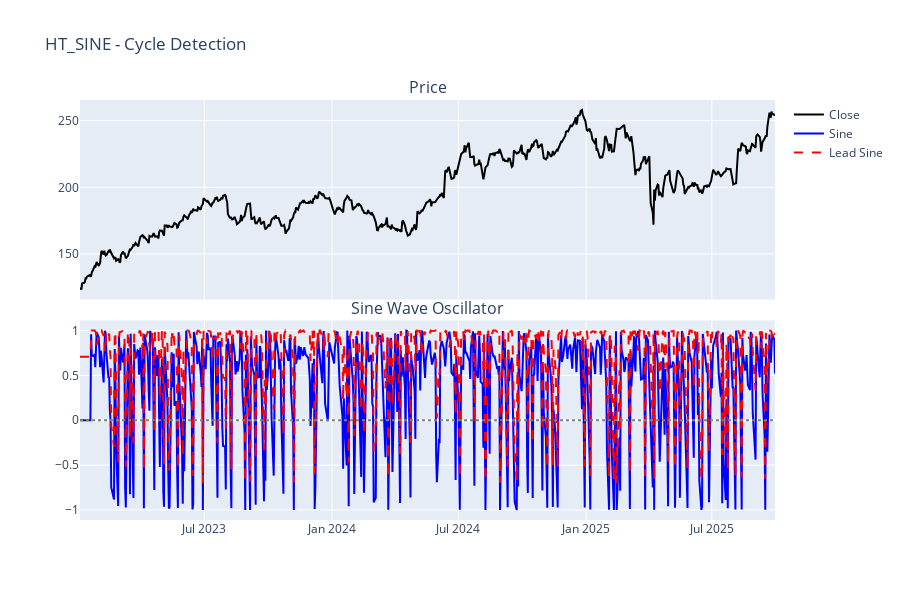

Notebook source saved alongside this figure:
### Markdown cell above
## 1. HT_SINE - Hilbert Transform Sine Wave

Detects market cycles using sine wave oscillator. Crossovers between sine and leadsine signal cycle reversals.

### Code cell
sine, leadsine = calculate_ht_sine(df)
df['sine'] = sine
df['leadsine'] = leadsine

fig = make_subplots(rows=2, cols=1, shared_xaxes=True, vertical_spacing=0.05,
                    subplot_titles=('Price', 'Sine Wave Oscillator'))

fig.add_trace(go.Scatter(x=df['date'], y=df['close'], name='Close', line=dict(color='black')), row=1, col=1)

fig.add_trace(go.Scatter(x=df['date'], y=df['sine'], name='Sine', line=dict(color='blue')), row=2, col=1)
fig.add_trace(go.Scatter(x=df['date'], y=df['leadsine'], name='Lead Sine', 
                        line=dict(color='red', dash='dash')), row=2, col=1)
fig.add_hline(y=0, line_dash="dot", line_color="gray", row=2, col=1)

fig.update_layout(height=600, title_text="HT_SINE - Cycle Detection")
fig.show()

print("Sine wave detects market cycles.")
print("Crossovers between sine and leadsine can signal reversals.")

### Figure 1 — Plotly figure (JSON) as saved in the notebook; plotly's stock layout.template omitted (floating-point values rounded to 4 significant figures; data arrays with more than 128 entries replaced by an {"elided": "..."} marker saying what was removed)
{"data": [{"line": {"color": "black"}, "name": "Close", "type": "scatter", "x": {"elided": "688 str values"}, "xaxis": "x", "y": {"elided": "688 float values"}, "yaxis": "y"}, {"line": {"color": "blue"}, "name": "Sine", "type": "scatter", "x": {"elided": "688 str values"}, "xaxis": "x2", "y": {"elided": "688 float values"}, "yaxis": "y2"}, {"line": {"color": "red", "dash": "dash"}, "name": "Lead Sine", "type": "scatter", "x": {"elided": "688 str values"}, "xaxis": "x2", "y": {"elided": "688 float values"}, "yaxis": "y2"}], "layout": {"annotations": [{"font": {"size": 16}, "showarrow": false, "text": "Price", "x": 0.5, "xanchor": "center", "xref": "paper", "y": 1, "yanchor": "bottom", "yref": "paper"}, {"font": {"size": 16}, "showarrow": false, "text": "Sine Wave Oscillator", "x": 0.5, "xanchor": "center", "xref": "paper", "y": 0.475, "yanchor": "bottom", "yref": "paper"}], "height": 600, "shapes": [{"line": {"color": "gray", "dash": "dot"}, "type": "line", "x0": 0, "x1": 1, "xref": "x2 domain", "y0": 0, "y1": 0, "yref": "y2"}], "title": {"text": "HT_SINE - Cycle Detection"}, "xaxis": {"anchor": "y", "domain": [0, 1], "matches": "x2", "showticklabels": false}, "xaxis2": {"anchor": "y2", "domain": [0, 1]}, "yaxis": {"anchor": "x", "domain": [0.525, 1]}, "yaxis2": {"anchor": "x2", "domain": [0, 0.475]}}}
